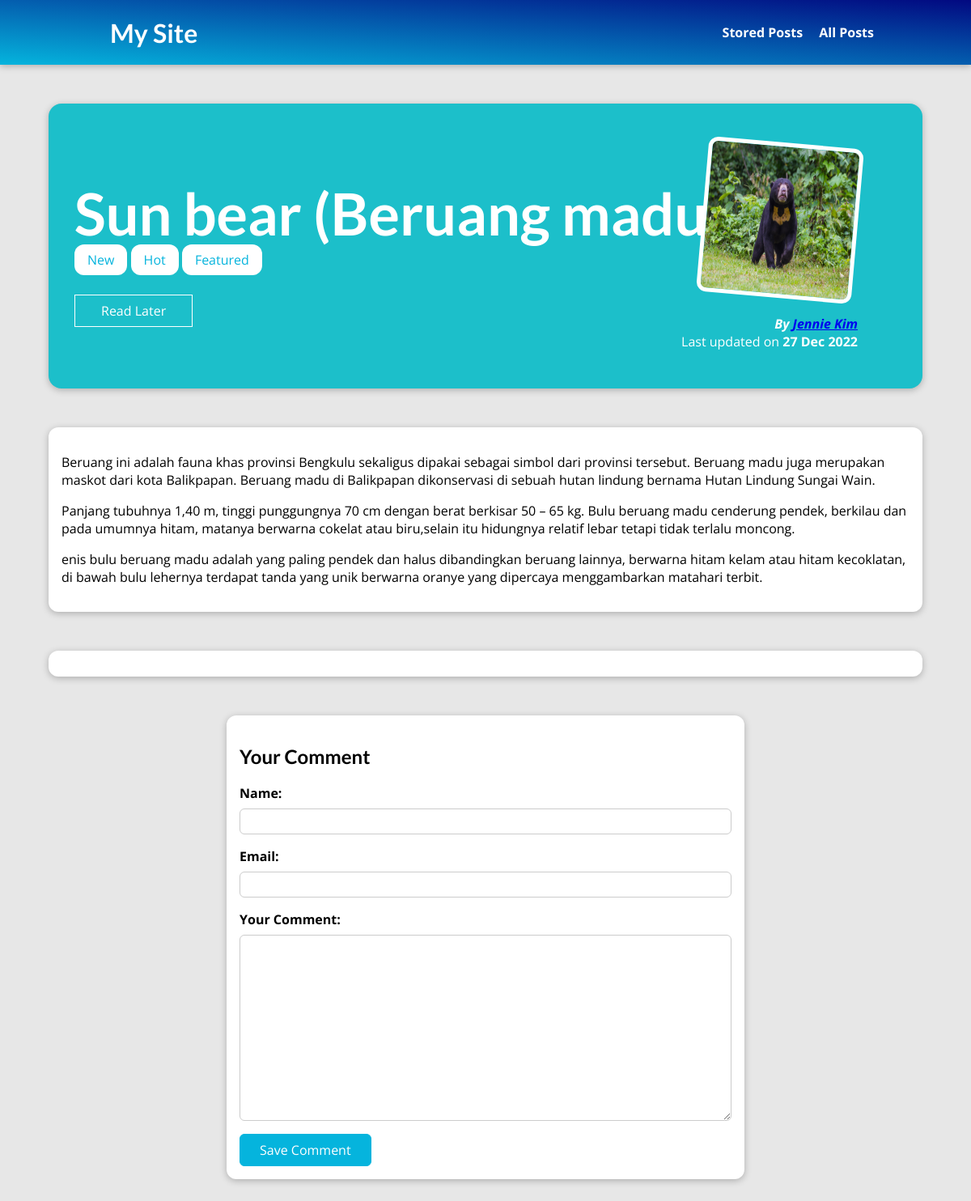
Page /post/sun-bear-beruang-madu on the committed database.
### new_blog/models.py (models this page shows, shortened)
class Post(models.Model):
    title = models.CharField(max_length=150)
    excerpt = models.CharField(max_length=200)
    image = models.ImageField(upload_to="posts", null=True)
    date = models.DateField(auto_now=True)
    slug = models.SlugField(unique=True, db_index=True)
    content = models.TextField(validators=[MinLengthValidator(10)])
    author = models.ForeignKey(Author, on_delete=models.SET_NULL, null=True, related_name="posts")
    tags = models.ManyToManyField(Tag)

class Tag(models.Model):
    caption = models.CharField(max_length=20)

class Author(models.Model):
    first_name = models.CharField(max_length=100)
    last_name = models.CharField(max_length=100)
    email_address = models.EmailField()
    def full_name(self):
        return f"{self.first_name} {self.last_name}"
    def __str__(self):
        return self.full_name()

### new_blog/views.py (the view, shortened to what this page needs)
# urls.py: path("post/<slug:slug>", views.SinglePostView.as_view(), name="post-detail-page"),  #post/my-first-post
class SinglePostView(DetailView):
    def is_stored_post(self, request, post_id):
        stored_posts = request.session.get("stored_posts")
        if stored_posts is not None:
            is_saved_for_later = post_id in stored_posts
        else:
            is_saved_for_later = False
        return is_saved_for_later
    def get(self, request, slug):
        post = Post.objects.get(slug=slug)
        context = {
            "post": post,
            "post_tags": post.tags.all(),
            "comment_form": CommentForm(),
            "comments": post.comments.all().order_by("-id"),
            "saved_for_later": self.is_stored_post(request, post.id)
        }
        return render(request, "new_blog/post_details.html", context)

### new_blog/forms.py
class CommentForm(forms.ModelForm):
    class Meta:
        model = Comment
        exclude = ["post"]
        labels = {
            "user_name": "Name",
            "user_email": "Email",
            "text": "Your Comment"
        }

### new_blog/templates/new_blog/post_details.html (shortened to what this page needs)
{% extends "base.html" %}
{% load static %}
{% block css_files %}
    <link rel="stylesheet" href="{% static "new_blog/post_details.css" %}" />
{% endblock %}
{% block content %}
    <section id="summary">
        <h2>{{ post.title }}</h2>
        <div>
            {% for tag in post_tags %}
                <span class="tag">{{ tag.caption }}</span>
            {% endfor %}
        </div>
        <div id="read-later">
            <form action="{% url "read-later" %}" method="POST">
                <button>
                    {% if saved_for_later %}
                        Remove from "Read Later" List
                    {% else %}
                        Read Later
                    {% endif %}
                </button>
            </form>
        </div>
        <article>
            <img src="{{ post.image.url}}" alt="{{ post.title }}" />
            <address>By <a href="mailto:{{ post.author.email_address }}">{{ post.author }}</a></address>
            <div>
                Last updated on <time>{{ post.date|date:"d M Y" }}</time>
            </div>
        </article>
    </section>
    <main>
        {{ post.content|linebreaks }}
    </main>
    <section id="comments">
    </section>
    <section id="comment-form">
        <h2>Your Comment</h2>
        <form action="{% url "post-detail-page" post.slug %}" method="POST">
            {% for form_field in comment_form %}
            <div class="form-control"{% if form_field.errors %}invalid{% endif %}>
                {{ form_field.label_tag }}
                {{ form_field }}
            </div>
            {% endfor %}
            <button>Save Comment</button>
        </form>
    </section>
{% endblock %}

### static/app.css (style rules this page uses)
* { box-sizing: border-box; }
html { font-family: 'Open Sans', 'Lato', sans-serif; }
body { margin: 0; }
h1, h2, h3 { font-family: 'Lato', sans-serif; font-weight: bold; }

### new_blog/static/new_blog/post_details.css (style rules this page uses)
body { background-color: #e7e7e7; }
#summary { margin: 8rem auto 3rem auto; padding: 2rem; width: 90%; max-width: 90rem; border-radius: 16px; background-color: #1cbfca; position: relative; box-shadow: 0 2px 8px rgba(0, 0, 0, 0.25); height: 22rem; }
#summary h2 { color: white; font-size: 4.5rem; margin-bottom: 0.25rem; }
#summary article { position: absolute; top: 2rem; right: 3rem; padding: 1rem 2rem; border-radius: 12px; text-align: right; color: white; }
#summary article img { width: 12rem; height: 12rem; border-radius: 12px; transform: rotateZ(5deg); border: 5px solid white; margin-bottom: 1rem; }
#summary address { font-weight: bold; }
#summary time { font-weight: bold; }
#read-later { margin: 2rem 0; }
#read-later button { background-color: transparent; border: 1px solid white; padding: 0.5rem 2rem; font: inherit; color: white; cursor: pointer; }
main { width: 90%; max-width: 90rem; margin: 3rem auto; background-color: white; padding: 1rem; border-radius: 12px; box-shadow: 0 2px 8px rgba(0, 0, 0, 0.25); }
.tag { background-color: white; color: #05b4dd; padding: 0.5rem 1rem; border-radius: 12px; }
#comment-form { margin: 3rem auto; width: 90%; max-width: 40rem; border-radius: 12px; background-color: white; box-shadow: 0 2px 8px rgba(0, 0, 0, 0.25); padding: 1rem; }
#comment-form button { font: inherit; background-color: #05b4dd; color: white; border: 1px solid #05b4dd; padding: 0.5rem 1.5rem; border-radius: 6px; cursor: pointer; }
.form-control { margin-bottom: 1rem; }
.form-control label { font-weight: bold; margin-bottom: 0.5rem; display: block; }
.form-control input, .form-control textarea { display: block; width: 100%; font: inherit; padding: 0.25rem; border-radius: 6px; border: 1px solid #ccc; }
#comments { margin: 3rem auto; width: 90%; max-width: 90rem; border-radius: 12px; background-color: white; box-shadow: 0 2px 8px rgba(0, 0, 0, 0.25); padding: 1rem 2rem; }

### rows in the picture
Post: title "Sun bear (Beruang madu)", image (picture), author "Jennie Kim", date "27 Dec 2022", content "Beruang ini adalah fauna khas provinsi Bengkulu sekaligus dipakai sebagai simbol dari provinsi tersebut. Beruang madu juga merupakan maskot dari kota Balikpapan. Beruang madu di Balikpapan dikonservasi di sebuah hutan lindung bernama Hutan Lindung Sungai Wain. Panjang tubuhnya 1,40 m, tinggi punggungnya 70 cm dengan berat berkisar 50 – 65 kg. Bulu beruang madu cenderung pendek, berkilau dan pada umumnya hitam, matanya berwarna cokelat atau biru,selain itu hidungnya relatif lebar tetapi tidak terlalu moncong. enis bulu beruang madu adalah yang paling pendek dan halus dibandingkan beruang lainnya, berwarna hitam kelam atau hitam kecoklatan, di bawah bulu lehernya terdapat tanda yang unik…"
Tag: caption "New"
Tag: caption "Hot"
Tag: caption "Featured"
